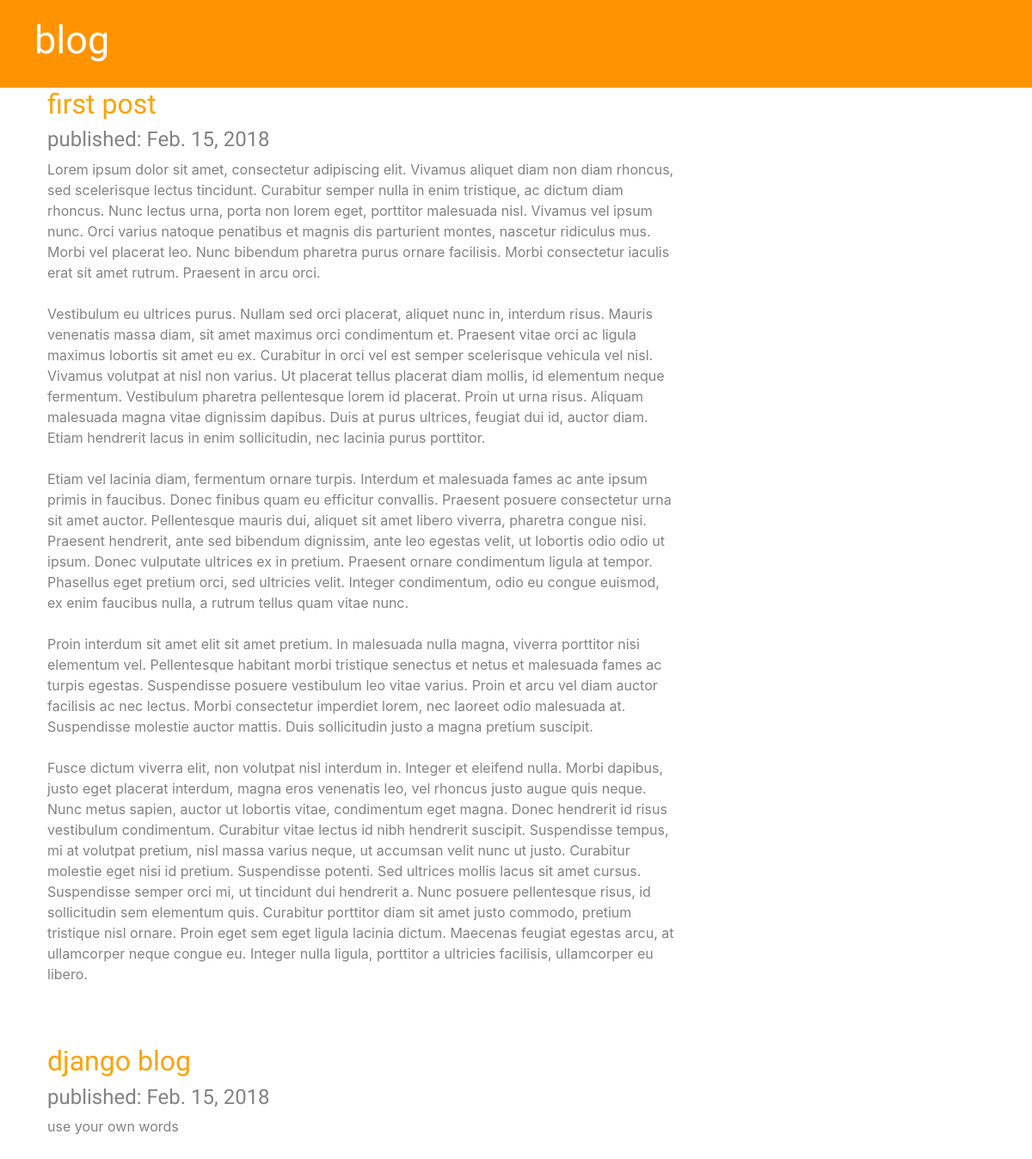
The page / on the database its author committed.
### posts/models.py (models this page shows, shortened)
class Post(models.Model):
    author = models.ForeignKey('auth.User', on_delete=models.CASCADE)
    title = models.CharField(max_length=255)
    body = models.TextField()
    date_created = models.DateField(default=timezone.now)
    date_pub = models.DateField(blank=True, null=True)
    date_mod = models.DateField(blank=True, null=True)

### posts/views.py (the view)
# urls.py: path('', views.post_list, name='post_list'),
def post_list(request):
    posts = Post.objects.filter(date_pub__lte=timezone.now()).order_by('date_pub')
    return render(request, 'posts/post_list.html', {'posts': posts})

### posts/templates/posts/post_list.html
{% extends 'posts/base.html' %}
{% block content %}
  {% for post in posts %}
    <div class="post">
      <div class="date">
        <h2><a href="{% url 'post_detail' pk=post.pk %}">{{ post.title }}</a></h2>
        <h4>published: {{ post.date_pub }}</h4>
        <p>{{ post.body|linebreaksbr }}</p>
      </div>
    </div>
  {% endfor %}
{% endblock %}

### posts/static/css/style.css (style rules this page uses)
h2 a { color: #FCA205; font-family: 'Lobster'; }
h1, h2, h3, h4 { font-family: "Lobster", cursive; }
.date, .author { color: #828282; }
.post { margin-bottom: 70px; }

### rows shown on the page
Post: title "first post", date_pub "Feb. 15, 2018", body "Lorem ipsum dolor sit amet, consectetur adipiscing elit. Vivamus aliquet diam non diam rhoncus, sed scelerisque lectus tincidunt. Curabitur semper nulla in enim tristique, ac dictum diam rhoncus. Nunc lectus urna, porta non lorem eget, porttitor malesuada nisl. Vivamus vel ipsum nunc. Orci varius natoque penatibus et magnis dis parturient montes, nascetur ridiculus mus. Morbi vel placerat leo. Nunc bibendum pharetra purus ornare facilisis. Morbi consectetur iaculis erat sit amet rutrum. Praesent in arcu orci. Vestibulum eu ultrices purus. Nullam sed orci placerat, aliquet nunc in, interdum risus. Mauris venenatis massa diam, sit amet maximus orci condimentum et. Praesent vitae orci ac…"
Post: title "django blog", date_pub "Feb. 15, 2018", body "use your own words"
